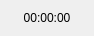
<?xml version="1.0" encoding="UTF-8"?>
<ui version="4.0">
 <class>SliderDisplay</class>
 <widget class="QDialog" name="SliderDisplay">
  <property name="geometry">
   <rect>
    <x>0</x>
    <y>0</y>
    <width>94</width>
    <height>30</height>
   </rect>
  </property>
  <property name="windowTitle">
   <string>Dialog</string>
  </property>
  <layout class="QGridLayout" name="gridLayout">
   <item row="0" column="0">
    <widget class="QLabel" name="label">
     <property name="text">
      <string>00:00:00</string>
     </property>
     <property name="alignment">
      <set>Qt::AlignCenter</set>
     </property>
    </widget>
   </item>
  </layout>
 </widget>
 <resources/>
 <connections/>
</ui>
